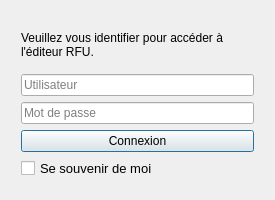
<?xml version="1.0" encoding="UTF-8"?>
<ui version="4.0">
 <class>loginDialog</class>
 <widget class="QDialog" name="loginDialog">
  <property name="windowModality">
   <enum>Qt::WindowModal</enum>
  </property>
  <property name="geometry">
   <rect>
    <x>0</x>
    <y>0</y>
    <width>275</width>
    <height>200</height>
   </rect>
  </property>
  <property name="minimumSize">
   <size>
    <width>275</width>
    <height>200</height>
   </size>
  </property>
  <property name="maximumSize">
   <size>
    <width>275</width>
    <height>200</height>
   </size>
  </property>
  <property name="acceptDrops">
   <bool>false</bool>
  </property>
  <property name="windowTitle">
   <string>Connexion à l'API</string>
  </property>
  <property name="autoFillBackground">
   <bool>false</bool>
  </property>
  <property name="sizeGripEnabled">
   <bool>false</bool>
  </property>
  <property name="modal">
   <bool>true</bool>
  </property>
  <layout class="QVBoxLayout" name="verticalLayout">
   <item>
    <layout class="QVBoxLayout" name="loginVBoxLayout">
     <property name="leftMargin">
      <number>10</number>
     </property>
     <property name="topMargin">
      <number>10</number>
     </property>
     <property name="rightMargin">
      <number>10</number>
     </property>
     <property name="bottomMargin">
      <number>10</number>
     </property>
     <item>
      <widget class="QLabel" name="loginLabel">
       <property name="text">
        <string>Veuillez vous identifier pour accéder à l'éditeur RFU.</string>
       </property>
       <property name="textFormat">
        <enum>Qt::AutoText</enum>
       </property>
       <property name="wordWrap">
        <bool>true</bool>
       </property>
      </widget>
     </item>
     <item>
      <widget class="QLineEdit" name="userLineEdit">
       <property name="placeholderText">
        <string>Utilisateur</string>
       </property>
      </widget>
     </item>
     <item>
      <widget class="QLineEdit" name="passwordLineEdit">
       <property name="text">
        <string/>
       </property>
       <property name="echoMode">
        <enum>QLineEdit::Password</enum>
       </property>
       <property name="placeholderText">
        <string>Mot de passe</string>
       </property>
      </widget>
     </item>
     <item>
      <widget class="QPushButton" name="signInPushButton">
       <property name="text">
        <string>Connexion</string>
       </property>
      </widget>
     </item>
     <item>
      <widget class="QCheckBox" name="rememberMeCheckBox">
       <property name="font">
        <font>
         <pointsize>10</pointsize>
        </font>
       </property>
       <property name="text">
        <string>Se souvenir de moi</string>
       </property>
      </widget>
     </item>
    </layout>
   </item>
  </layout>
 </widget>
 <resources/>
 <connections/>
</ui>
